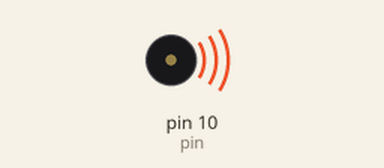
Recording of a sketch running on a simulated Arduino Uno, built with avr-gcc and run on an emulated ATmega328P. On the bench: buzzer (waves = sounding).

Above: at 2.2 s.
Timing chart, 0 to 7.8 s (numbered marks = the images above):
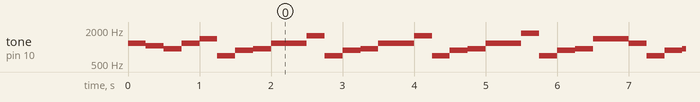

Measured:
- by itself, tone on pin 10 (pin): plays 1175 Hz for 0.25 s, 1047 Hz for 0.25 s, 932 Hz for 0.25 s, 1175 Hz for 0.25 s, 1397 Hz for 0.25 s, 698 Hz for 0.25 s … (424 notes in this stretch)

The sketch:

switch_sw.ino.ino
```cpp
#define one_haku 500   // 4分音符分
#define eight_haku 250 //8分音符分
#define twelv_haku 125 //12分音符分
#define pin 10   // ブザーを接続したピン番号


//ドレミを定義
#define NOTE_B0  31
#define NOTE_C1  33
#define NOTE_CS1 35
#define NOTE_D1  37
#define NOTE_DS1 39
#define NOTE_E1  41
#define NOTE_F1  44
#define NOTE_FS1 46
#define NOTE_G1  49
#define NOTE_GS1 52
#define NOTE_A1  55
#define NOTE_AS1 58
#define NOTE_B1  62
#define NOTE_C2  65
#define NOTE_CS2 69
#define NOTE_D2  73
#define NOTE_DS2 78
#define NOTE_E2  82
#define NOTE_F2  87
#define NOTE_FS2 93
#define NOTE_G2  98
#define NOTE_GS2 104
#define NOTE_A2  110
#define NOTE_AS2 117
#define NOTE_B2  123
#define NOTE_C3  131
#define NOTE_CS3 139
#define NOTE_D3  147
#define NOTE_DS3 156
#define NOTE_E3  165
#define NOTE_F3  175
#define NOTE_FS3 185
#define NOTE_G3  196
#define NOTE_GS3 208
#define NOTE_A3  220
#define NOTE_AS3 233
#define NOTE_B3  247
#define NOTE_C4  262
#define NOTE_CS4 277
#define NOTE_D4  294
#define NOTE_DS4 311
#define NOTE_E4  330
#define NOTE_F4  349
#define NOTE_FS4 370
#define NOTE_G4  392
#define NOTE_GS4 415
#define NOTE_A4  440
#define NOTE_AS4 466
#define NOTE_B4  494
#define NOTE_C5  523
#define NOTE_CS5 554
#define NOTE_D5  587
#define NOTE_DS5 622
#define NOTE_E5  659
#define NOTE_F5  698
#define NOTE_FS5 740
#define NOTE_G5  784
#define NOTE_GS5 831
#define NOTE_A5  880
#define NOTE_AS5 932
#define NOTE_B5  988
#define NOTE_C6  1047
#define NOTE_CS6 1109
#define NOTE_D6  1175
#define NOTE_DS6 1245
#define NOTE_E6  1319
#define NOTE_F6  1397
#define NOTE_FS6 1480
#define NOTE_G6  1568
#define NOTE_GS6 1661
#define NOTE_A6  1760
#define NOTE_AS6 1865
#define NOTE_B6  1976
#define NOTE_C7  2093
#define NOTE_CS7 2217
#define NOTE_D7  2349
#define NOTE_DS7 2489
#define NOTE_E7  2637
#define NOTE_F7  2794
#define NOTE_FS7 2960
#define NOTE_G7  3136
#define NOTE_GS7 3322
#define NOTE_A7  3520
#define NOTE_AS7 3729
#define NOTE_B7  3951
#define NOTE_C8  4186
#define NOTE_CS8 4435
#define NOTE_D8  4699
#define NOTE_DS8 4978


void setup() {
  pinMode(A0, INPUT);
  pinMode(A1, INPUT);
}

void loop() {
sumire();
  }

void summer_color(){ //夏色の時間 JR新宿駅4番線発車メロディ
  tone(pin,NOTE_F6,eight_haku); //ファ
  delay(eight_haku);
  tone(pin,NOTE_C6,one_haku); //ド
  delay(one_haku);
  tone(pin,NOTE_E6,one_haku); //ミ
  delay(one_haku);
  tone(pin,NOTE_F6,eight_haku); //ファ
  delay(eight_haku);
  tone(pin,NOTE_C6,one_haku); //ド
  delay(one_haku);
  tone(pin,NOTE_F6,eight_haku); //ファ
  delay(eight_haku);
  tone(pin,NOTE_C6,one_haku); //ド
  delay(one_haku);
  tone(pin,NOTE_E6,one_haku); //ミ
  delay(one_haku);
  tone(pin,NOTE_F6,eight_haku); //ファ
  delay(eight_haku);
  tone(pin,NOTE_C6,one_haku); //ド
  delay(one_haku);
  tone(pin,NOTE_F6,eight_haku); //ファ
  delay(eight_haku);
  tone(pin,NOTE_C6,one_haku); //ド
  delay(one_haku);
  tone(pin,NOTE_E6,one_haku); //ミ
  delay(one_haku);
  tone(pin,NOTE_F6,eight_haku); //ファ
  delay(eight_haku);
  tone(pin,NOTE_C6,one_haku); //ド
  delay(one_haku);
  tone(pin,NOTE_E5 ,twelv_haku); //ミ
  delay(twelv_haku);
  tone(pin,NOTE_G5 ,twelv_haku); //ソ
  delay(twelv_haku);
  tone(pin,NOTE_C6 ,twelv_haku); //ど
  delay(twelv_haku);
  tone(pin,NOTE_E6 ,one_haku); //ミ
  delay(one_haku);


  delay(1000);
}
  void tobu(){  //東武野田線汎用メロディ？
    tone(pin,NOTE_F5,eight_haku);
    delay(eight_haku);
    tone(pin,NOTE_C5,twelv_haku);
    delay(twelv_haku);
    tone(pin,NOTE_DS5,twelv_haku);
    delay(twelv_haku);
    tone(pin, NOTE_F5,eight_haku);
    delay(eight_haku);
    tone(pin, NOTE_C5,eight_haku);
    delay(eight_haku);
    tone(pin,NOTE_G5,twelv_haku);
    delay(twelv_haku);
    tone(pin,NOTE_A5,twelv_haku);
    delay(twelv_haku);
    tone(pin,NOTE_C6,eight_haku);
    delay(eight_haku);
    tone(pin,NOTE_G5,eight_haku);
    delay(eight_haku);
    tone(pin,NOTE_D6,twelv_haku);
    delay(twelv_haku);
    tone(pin,NOTE_E6,twelv_haku);
    delay(twelv_haku);
    tone(pin,NOTE_G6,1000);
    delay(1000);

    delay(100);

    }
    void bell(){
      tone(pin,NOTE_E5,70);
      delay(70);
      tone(pin,NOTE_E4,30);
      delay(30);
      }
  void sumire(){
    //低音ver
//    tone(pin,NOTE_D4,eight_haku);
//    delay(eight_haku);
//    tone(pin,NOTE_C4,eight_haku);
//    delay(eight_haku);
//    tone(pin,NOTE_AS3,eight_haku);
//    delay(eight_haku);
//    tone(pin,NOTE_D4,eight_haku);
//    delay(eight_haku);
//    tone(pin,NOTE_F4,eight_haku);
//    delay(eight_haku);
//    tone(pin,NOTE_F3,eight_haku);
//    delay(eight_haku);
//    tone(pin,NOTE_A3,eight_haku);
//    delay(eight_haku);
//    tone(pin,NOTE_AS3,eight_haku);
//    delay(eight_haku);
//    tone(pin,NOTE_D4,one_haku);
//    delay(one_haku);
//    tone(pin,NOTE_G4,eight_haku);
//    delay(eight_haku);
//    tone(pin,NOTE_F3,eight_haku);
//    delay(eight_haku);
//    tone(pin,NOTE_A3,eight_haku);
//    delay(eight_haku);
//    tone(pin,NOTE_AS3,eight_haku);
//    delay(eight_haku);
//    tone(pin,NOTE_D4,one_haku);
//    delay(one_haku);
//    tone(pin,NOTE_G4,eight_haku);
//    delay(eight_haku);
//    tone(pin,NOTE_F3,eight_haku);
//    delay(eight_haku);
//    tone(pin,NOTE_A3,eight_haku);
//    delay(eight_haku);
//    tone(pin,NOTE_AS3,eight_haku);
//    delay(eight_haku);
//    tone(pin,NOTE_D4,one_haku);
//    delay(one_haku);
//   tone(pin,NOTE_A4,eight_haku);
//   delay(eight_haku);
//   tone(pin,NOTE_F3,eight_haku);
//   delay(eight_haku);
//   tone(pin,NOTE_A3,eight_haku);
//   delay(eight_haku);
//   tone(pin,NOTE_AS3,eight_haku);
//   delay(eight_haku);
//   tone(pin,NOTE_F4,one_haku);
//   delay(one_haku);
//   tone(pin,NOTE_D4,eight_haku);
//   delay(eight_haku);
//   tone(pin,NOTE_F3,eight_haku);
//   delay(eight_haku);
//   tone(pin,NOTE_A3,eight_haku);
//   delay(eight_haku);
//   tone(pin,NOTE_AS3,eight_haku);
//   delay(eight_haku);
//   tone(pin,NOTE_D4,one_haku);
//   delay(one_haku);
//   tone(pin,NOTE_F3,eight_haku);
//   delay(eight_haku);
//   tone(pin,NOTE_D3,eight_haku);
//   delay(eight_haku);
//   tone(pin,NOTE_F3,eight_haku);
//   delay(eight_haku);
//   tone(pin,NOTE_A3,eight_haku);
//   delay(eight_haku);
//   tone(pin,NOTE_D4,one_haku);
//   delay(one_haku);
//   tone(pin,NOTE_AS3,eight_haku);
//   delay(eight_haku);
//   tone(pin,NOTE_F3,eight_haku);
//   delay(eight_haku);
//   tone(pin,NOTE_A3,eight_haku);
//   delay(eight_haku);
//   tone(pin,NOTE_AS3,eight_haku);
//   delay(eight_haku);
//   tone(pin,NOTE_D4,one_haku);
//   delay(one_haku);

    //高音ver
    tone(pin,NOTE_D6,eight_haku);
    delay(eight_haku);
    tone(pin,NOTE_C6,eight_haku);
    delay(eight_haku);
    tone(pin,NOTE_AS5,eight_haku);
    delay(eight_haku);
    tone(pin,NOTE_D6,eight_haku);
    delay(eight_haku);
    tone(pin,NOTE_F6,eight_haku);
    delay(eight_haku);
    tone(pin,NOTE_F5,eight_haku);
    delay(eight_haku);
    tone(pin,NOTE_A5,eight_haku);
    delay(eight_haku);
    tone(pin,NOTE_AS5,eight_haku);
    delay(eight_haku);
    tone(pin,NOTE_D6,one_haku);
    delay(one_haku);
    tone(pin,NOTE_G6,eight_haku);
    delay(eight_haku);
    tone(pin,NOTE_F5,eight_haku);
    delay(eight_haku);
    tone(pin,NOTE_A5,eight_haku);
    delay(eight_haku);
    tone(pin,NOTE_AS5,eight_haku);
    delay(eight_haku);
    tone(pin,NOTE_D6,one_haku);
    delay(one_haku);
    tone(pin,NOTE_G6,eight_haku);
    delay(eight_haku);
    tone(pin,NOTE_F5,eight_haku);
    delay(eight_haku);
    tone(pin,NOTE_A5,eight_haku);
    delay(eight_haku);
    tone(pin,NOTE_AS5,eight_haku);
    delay(eight_haku);
    tone(pin,NOTE_D6,one_haku);
    delay(one_haku);
   tone(pin,NOTE_A6,eight_haku);
   delay(eight_haku);
   tone(pin,NOTE_F5,eight_haku);
   delay(eight_haku);
   tone(pin,NOTE_A5,eight_haku);
   delay(eight_haku);
   tone(pin,NOTE_AS5,eight_haku);
   delay(eight_haku);
   tone(pin,NOTE_F6,one_haku);
   delay(one_haku);
   tone(pin,NOTE_D6,eight_haku);
   delay(eight_haku);
   tone(pin,NOTE_F5,eight_haku);
   delay(eight_haku);
   tone(pin,NOTE_A5,eight_haku);
   delay(eight_haku);
   tone(pin,NOTE_AS5,eight_haku);
   delay(eight_haku);
   tone(pin,NOTE_D6,one_haku);
   delay(one_haku);
   tone(pin,NOTE_F5,eight_haku);
   delay(eight_haku);
   tone(pin,NOTE_D5,eight_haku);
   delay(eight_haku);
   tone(pin,NOTE_F5,eight_haku);
   delay(eight_haku);
   tone(pin,NOTE_A5,eight_haku);
   delay(eight_haku);
   tone(pin,NOTE_D6,one_haku);
   delay(one_haku);
   tone(pin,NOTE_AS5,eight_haku);
   delay(eight_haku);
   tone(pin,NOTE_F5,eight_haku);
   delay(eight_haku);
   tone(pin,NOTE_A5,eight_haku);
   delay(eight_haku);
   tone(pin,NOTE_AS5,eight_haku);
   delay(eight_haku);
   tone(pin,NOTE_D6,one_haku);
   delay(one_haku);

    delay(500);
    }

   void fare()  { //farewell JR新宿駅2番線発車メロディ https://youtu.be/pE9fJyBUxns?t=1m2s
      tone(pin,NOTE_F5,one_haku); //ファ
      delay(one_haku);
      tone(pin,NOTE_C5,one_haku); //ど
      delay(one_haku);
      tone(pin,NOTE_C5,eight_haku); //ど
      delay(eight_haku);
      tone(pin,NOTE_F5,eight_haku); //ファ
      delay(eight_haku);
      tone(pin,NOTE_E5,eight_haku); //ミ
      delay(eight_haku);
      tone(pin,NOTE_D5,eight_haku); //レ
      delay(eight_haku);
      tone(pin,NOTE_E5,one_haku); //み
      delay(one_haku);
      tone(pin,NOTE_B4,one_haku); //シ
      delay(one_haku);
      tone(pin,NOTE_C5,eight_haku); //ド
      delay(eight_haku);
      tone(pin,NOTE_E5,eight_haku); //ミ
      delay(eight_haku);
      tone(pin,NOTE_D5,eight_haku); //レ
      delay(eight_haku);
      tone(pin,NOTE_C5,eight_haku); //ド
      delay(eight_haku);
      tone(pin,NOTE_D5,one_haku); //レ
      delay(one_haku);
      tone(pin,NOTE_A4,eight_haku); //ラ
      delay(eight_haku);
      tone(pin,NOTE_GS4,eight_haku); //ラ♯
      delay(eight_haku);
      tone(pin,NOTE_D5,eight_haku); //レ
      delay(eight_haku);
      tone(pin,NOTE_C5,one_haku); //ド
      delay(one_haku);
      tone(pin,NOTE_B4,eight_haku); //シ
      delay(eight_haku);
      tone(pin,NOTE_C5,one_haku); //ド
      delay(one_haku);
      tone(pin,NOTE_C5,one_haku); //ド
      delay(one_haku);
      tone(pin,NOTE_C5,twelv_haku); //ド
      delay(twelv_haku);
      tone(pin,NOTE_E5,twelv_haku); //ミ
      delay(twelv_haku);
      tone(pin,NOTE_G5,twelv_haku); //ソ
      delay(twelv_haku);
      tone(pin,NOTE_C6,one_haku); //ド(オクターブ↑)
      delay(one_haku);

     delay(1000);
 }

 void kimi(){ //前前前世 単一メロディ
   tone(pin,NOTE_AS6,eight_haku); //ラ#|シ♭
   delay(eight_haku);
   tone(pin,NOTE_AS6,eight_haku); //ラ#|シ♭
   delay(eight_haku);
   tone(pin,NOTE_AS6,eight_haku); //ラ#|シ♭
   delay(eight_haku);
   tone(pin,NOTE_F7,one_haku); //ファ
   delay(one_haku);
   tone(pin,NOTE_F7,one_haku); //ファ
   delay(one_haku);
   tone(pin,NOTE_F7,one_haku); //ファ
   delay(one_haku);
   tone(pin,NOTE_D7,eight_haku); //レ
   delay(eight_haku);
   tone(pin,NOTE_C7,eight_haku); //ド
   delay(one_haku);
   tone(pin,NOTE_C7,eight_haku); //ド
   delay(one_haku);
   tone(pin,NOTE_AS6,eight_haku); //ラ#|シ♭
   delay(one_haku);
   tone(pin,NOTE_AS6,eight_haku); //ラ#|シ♭
   delay(eight_haku);
   tone(pin,NOTE_AS6,eight_haku); //ラ#|シ♭
   delay(eight_haku);
   tone(pin,NOTE_AS6,eight_haku); //ラ#|シ♭
   delay(eight_haku);
   tone(pin,NOTE_F7,eight_haku); //ファ
   delay(eight_haku);
   tone(pin,NOTE_F7,one_haku); //ファ
   delay(one_haku);
   tone(pin,NOTE_F7,eight_haku); //ファ
   delay(eight_haku);
   tone(pin,NOTE_F7,eight_haku); //ファ
   delay(eight_haku);
   tone(pin,NOTE_D7,eight_haku); //レ
   delay(eight_haku);
   tone(pin,NOTE_D7,eight_haku); //レ
   delay(eight_haku);
   tone(pin,NOTE_C7,1000); //ド
   delay(1000);

   delay(500);
   }

   void lake(){

   }
```
